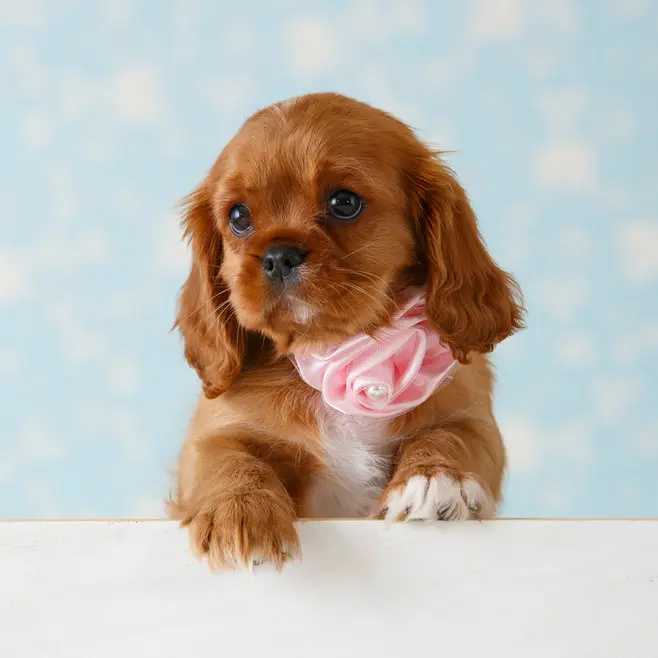
#> input picture test_data/dog.png, 658 x 658 px
$ python Opencv_2.py
#> lines starting #> are read from the running program, lines starting #| are printed output that depends on the picture
import cv2 as cv
#  导入 matplotlib
import matplotlib.pyplot as plt
img = cv.imread("test_data/dog.png")
#> img is the input picture: shape (658, 658, 3); mean B, G, R 178, 185.7, 191.8

# 更换通道顺序，将图像BGR->RGB
# 使用matplotlib变换
# img_RGB = img[:,:,(2, 1, 0)]
# cvtColor变换
img_RGB = cv.cvtColor(img,cv.COLOR_BGR2RGB)

# 定义图片显示大小
top_size,button_size,left_size,right_size = (50,50,50,50)

# 复制法，复制最边缘像素
replicate = cv.copyMakeBorder(img_RGB,top_size,button_size,left_size,right_size,borderType=cv.BORDER_REPLICATE)
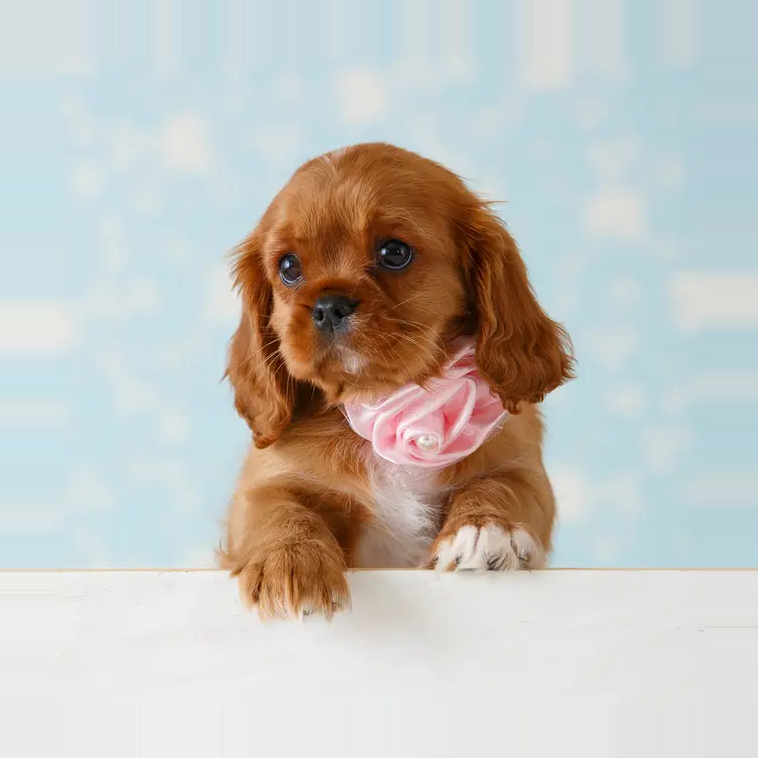
#> replicate: shape (758, 758, 3); mean R, G, B 196.5, 194.7, 189.7

# 反射法，对感兴趣的图像中的像素在两边进行复制
reflect = cv.copyMakeBorder(img_RGB,top_size,button_size,left_size,right_size,borderType=cv.BORDER_REFLECT)

# 反射法，以最边缘像素为轴、对称
reflect101 = cv.copyMakeBorder(img_RGB,top_size,button_size,left_size,right_size,borderType=cv.BORDER_REFLECT_101)

# 外包装法
wrap = cv.copyMakeBorder(img_RGB,top_size,button_size,left_size,right_size,borderType=cv.BORDER_WRAP)
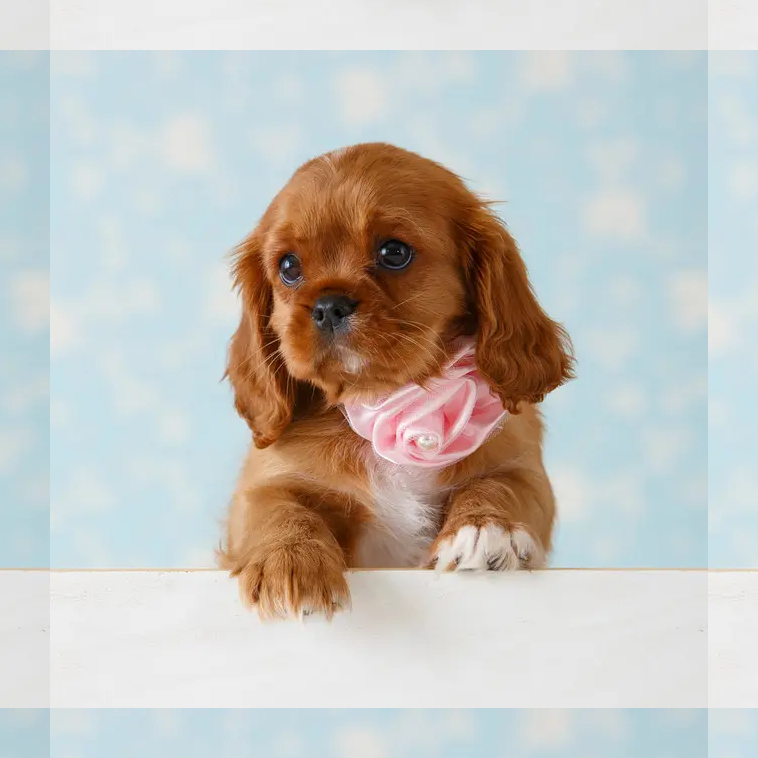
#> wrap: shape (758, 758, 3); mean R, G, B 196.6, 194.8, 189.7

# 常量法，常数值填充
constant = cv.copyMakeBorder(img_RGB,top_size,button_size,left_size,right_size,borderType=cv.BORDER_CONSTANT)
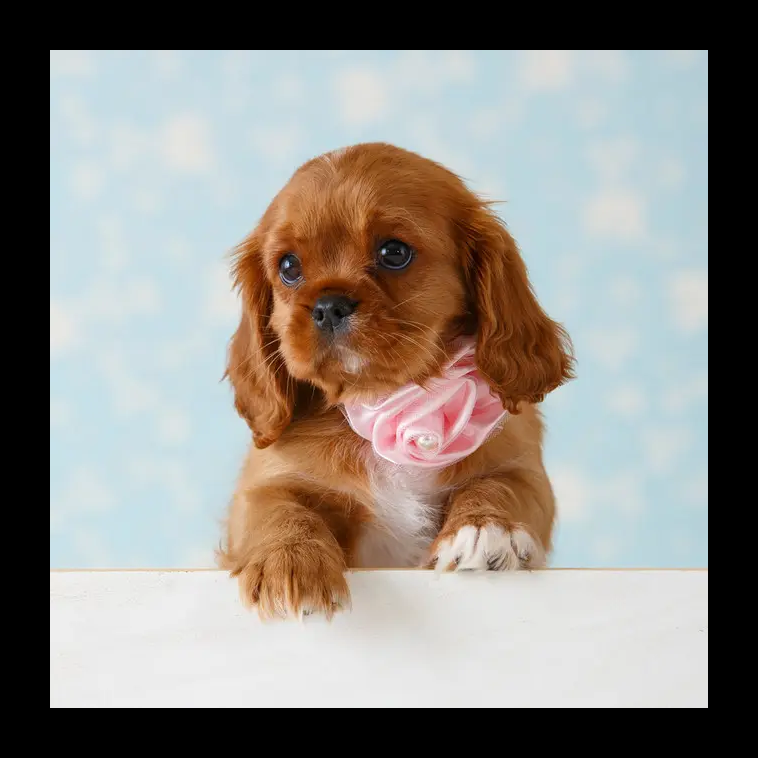
#> constant: shape (758, 758, 3); mean R, G, B 144.6, 139.9, 134.2

# 设置图像位置
plt.subplot(231)
# 设置图像显示
plt.imshow(img_RGB,'gray')
# 设置标题
plt.title('ORIGINAL')

plt.subplot(232)
plt.imshow(replicate,'gray')
plt.title("REPLICATE")

plt.subplot(233)
plt.imshow(reflect,'gray')
plt.title("REFLECT")

plt.subplot(234)
plt.imshow(reflect101,'gray')
plt.title("REPLICATE101")

plt.subplot(235)
plt.imshow(wrap,'gray')
plt.title("WRAP")

plt.subplot(236)
plt.imshow(constant,'gray')
plt.title("CONSTANT")


plt.show()
